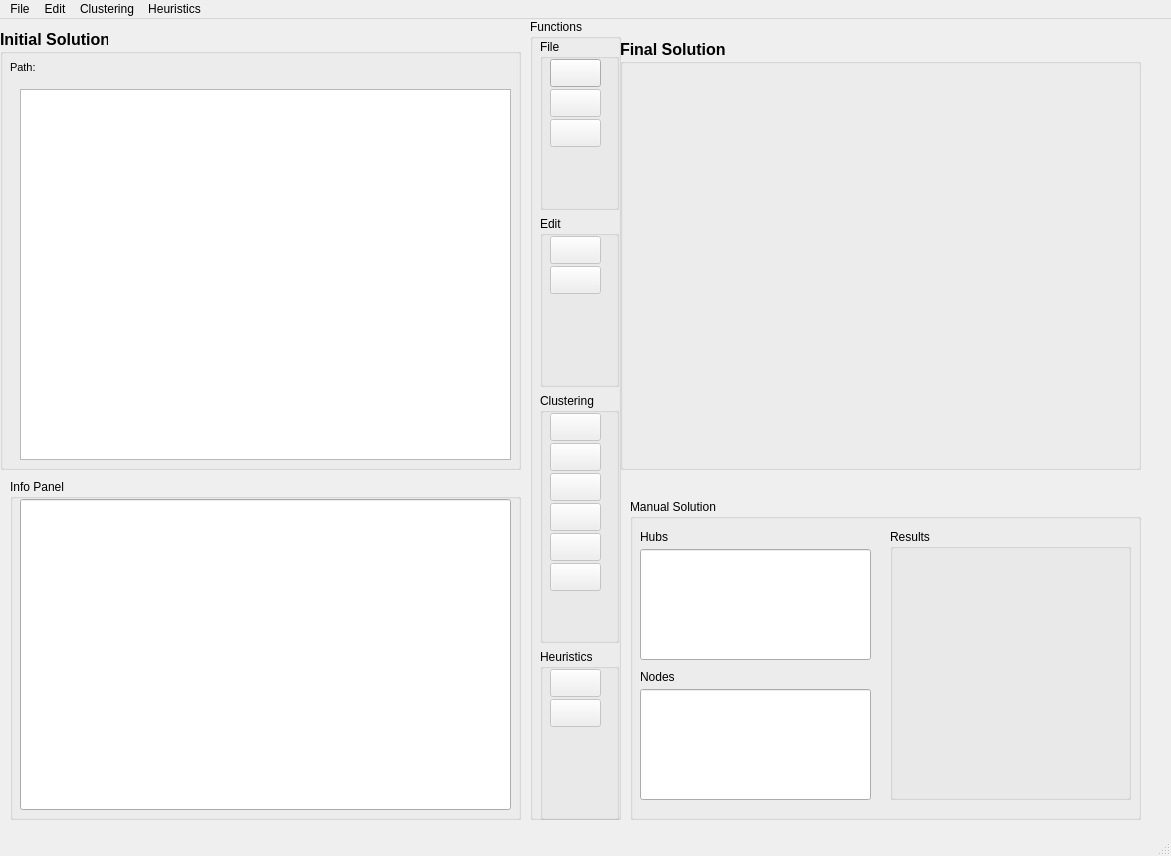
<?xml version="1.0" encoding="UTF-8"?>
<ui version="4.0">
 <class>MainWindow</class>
 <widget class="QMainWindow" name="MainWindow">
  <property name="geometry">
   <rect>
    <x>0</x>
    <y>0</y>
    <width>1171</width>
    <height>856</height>
   </rect>
  </property>
  <property name="windowTitle">
   <string>Data Clusterer</string>
  </property>
  <property name="windowIcon">
   <iconset>
    <normaloff>icons/main.png</normaloff>icons/main.png</iconset>
  </property>
  <property name="statusTip">
   <string>Cluster those data!</string>
  </property>
  <widget class="QWidget" name="centralwidget">
   <widget class="QGroupBox" name="groupBox_Functions">
    <property name="geometry">
     <rect>
      <x>530</x>
      <y>0</y>
      <width>91</width>
      <height>801</height>
     </rect>
    </property>
    <property name="title">
     <string>Functions</string>
    </property>
    <widget class="QWidget" name="verticalLayoutWidget">
     <property name="geometry">
      <rect>
       <x>10</x>
       <y>20</y>
       <width>79</width>
       <height>781</height>
      </rect>
     </property>
     <layout class="QVBoxLayout" name="verticalLayout_Functions">
      <item>
       <widget class="QGroupBox" name="groupBox_File">
        <property name="title">
         <string>File</string>
        </property>
        <widget class="QPushButton" name="pushButton_Open_Data">
         <property name="geometry">
          <rect>
           <x>10</x>
           <y>20</y>
           <width>51</width>
           <height>28</height>
          </rect>
         </property>
         <property name="statusTip">
          <string>Get some data into the program</string>
         </property>
         <property name="text">
          <string/>
         </property>
         <property name="icon">
          <iconset>
           <normaloff>icons/Open Source.jpg</normaloff>icons/Open Source.jpg</iconset>
         </property>
        </widget>
        <widget class="QPushButton" name="pushButton_Save_Initial_Solution">
         <property name="enabled">
          <bool>false</bool>
         </property>
         <property name="geometry">
          <rect>
           <x>10</x>
           <y>50</y>
           <width>51</width>
           <height>28</height>
          </rect>
         </property>
         <property name="statusTip">
          <string>Save Initial Solution</string>
         </property>
         <property name="text">
          <string/>
         </property>
         <property name="icon">
          <iconset>
           <normaloff>icons/Save Output.png</normaloff>icons/Save Output.png</iconset>
         </property>
        </widget>
        <widget class="QPushButton" name="pushButton_Save_Final_Solution">
         <property name="enabled">
          <bool>false</bool>
         </property>
         <property name="geometry">
          <rect>
           <x>10</x>
           <y>80</y>
           <width>51</width>
           <height>28</height>
          </rect>
         </property>
         <property name="statusTip">
          <string>Save Final Solution</string>
         </property>
         <property name="text">
          <string/>
         </property>
         <property name="icon">
          <iconset>
           <normaloff>icons/Save Output - Copy.png</normaloff>icons/Save Output - Copy.png</iconset>
         </property>
        </widget>
       </widget>
      </item>
      <item>
       <widget class="QGroupBox" name="groupBox_Edit">
        <property name="title">
         <string>Edit</string>
        </property>
        <widget class="QPushButton" name="pushButton_Clear_Final_Solution">
         <property name="enabled">
          <bool>false</bool>
         </property>
         <property name="geometry">
          <rect>
           <x>10</x>
           <y>50</y>
           <width>51</width>
           <height>28</height>
          </rect>
         </property>
         <property name="statusTip">
          <string>Clear Final Solution</string>
         </property>
         <property name="text">
          <string/>
         </property>
         <property name="icon">
          <iconset>
           <normaloff>icons/clear output.png</normaloff>icons/clear output.png</iconset>
         </property>
        </widget>
        <widget class="QPushButton" name="pushButton_Clear_Initial_Solution">
         <property name="enabled">
          <bool>false</bool>
         </property>
         <property name="geometry">
          <rect>
           <x>10</x>
           <y>20</y>
           <width>51</width>
           <height>28</height>
          </rect>
         </property>
         <property name="statusTip">
          <string>Clear Initial Solution</string>
         </property>
         <property name="text">
          <string/>
         </property>
         <property name="icon">
          <iconset>
           <normaloff>icons/clear source.png</normaloff>icons/clear source.png</iconset>
         </property>
        </widget>
       </widget>
      </item>
      <item>
       <widget class="QGroupBox" name="groupBox_Clustering">
        <property name="sizePolicy">
         <sizepolicy hsizetype="Preferred" vsizetype="Preferred">
          <horstretch>0</horstretch>
          <verstretch>0</verstretch>
         </sizepolicy>
        </property>
        <property name="minimumSize">
         <size>
          <width>0</width>
          <height>250</height>
         </size>
        </property>
        <property name="title">
         <string>Clustering</string>
        </property>
        <widget class="QPushButton" name="pushButton_K_Means">
         <property name="enabled">
          <bool>false</bool>
         </property>
         <property name="geometry">
          <rect>
           <x>10</x>
           <y>20</y>
           <width>51</width>
           <height>28</height>
          </rect>
         </property>
         <property name="statusTip">
          <string>Apply K-Means Clustering</string>
         </property>
         <property name="text">
          <string/>
         </property>
         <property name="icon">
          <iconset>
           <normaloff>icons/K means,.png</normaloff>icons/K means,.png</iconset>
         </property>
        </widget>
        <widget class="QPushButton" name="pushButton_Affinity_Propagation">
         <property name="enabled">
          <bool>false</bool>
         </property>
         <property name="geometry">
          <rect>
           <x>10</x>
           <y>50</y>
           <width>51</width>
           <height>28</height>
          </rect>
         </property>
         <property name="statusTip">
          <string>Apply Affinity Propagation Clustering</string>
         </property>
         <property name="text">
          <string/>
         </property>
         <property name="icon">
          <iconset>
           <normaloff>icons/Affinity.png</normaloff>icons/Affinity.png</iconset>
         </property>
        </widget>
        <widget class="QPushButton" name="pushButton_Mean_Shift">
         <property name="enabled">
          <bool>false</bool>
         </property>
         <property name="geometry">
          <rect>
           <x>10</x>
           <y>80</y>
           <width>51</width>
           <height>28</height>
          </rect>
         </property>
         <property name="statusTip">
          <string>Apply Mean-shift Clustering</string>
         </property>
         <property name="text">
          <string/>
         </property>
         <property name="icon">
          <iconset>
           <normaloff>icons/Mean shift.png</normaloff>icons/Mean shift.png</iconset>
         </property>
        </widget>
        <widget class="QPushButton" name="pushButton_Spectral_Clustering">
         <property name="enabled">
          <bool>false</bool>
         </property>
         <property name="geometry">
          <rect>
           <x>10</x>
           <y>110</y>
           <width>51</width>
           <height>28</height>
          </rect>
         </property>
         <property name="statusTip">
          <string>Apply Spectral Clustering</string>
         </property>
         <property name="text">
          <string/>
         </property>
         <property name="icon">
          <iconset>
           <normaloff>icons/Spectral.png</normaloff>icons/Spectral.png</iconset>
         </property>
        </widget>
        <widget class="QPushButton" name="pushButton_Hierarchical_Clustering">
         <property name="enabled">
          <bool>false</bool>
         </property>
         <property name="geometry">
          <rect>
           <x>10</x>
           <y>140</y>
           <width>51</width>
           <height>28</height>
          </rect>
         </property>
         <property name="statusTip">
          <string>Apply Hierarchical Clustering</string>
         </property>
         <property name="text">
          <string/>
         </property>
         <property name="icon">
          <iconset>
           <normaloff>icons/Hier.png</normaloff>icons/Hier.png</iconset>
         </property>
        </widget>
        <widget class="QPushButton" name="pushButton_DBSCAN">
         <property name="enabled">
          <bool>false</bool>
         </property>
         <property name="geometry">
          <rect>
           <x>10</x>
           <y>170</y>
           <width>51</width>
           <height>28</height>
          </rect>
         </property>
         <property name="statusTip">
          <string>Apply DBSCAN</string>
         </property>
         <property name="text">
          <string/>
         </property>
         <property name="icon">
          <iconset>
           <normaloff>icons/DBSCAN.png</normaloff>icons/DBSCAN.png</iconset>
         </property>
        </widget>
       </widget>
      </item>
      <item>
       <widget class="QGroupBox" name="groupBox_Heuristic">
        <property name="title">
         <string>Heuristics</string>
        </property>
        <widget class="QPushButton" name="pushButton_Hill_Climbing">
         <property name="enabled">
          <bool>false</bool>
         </property>
         <property name="geometry">
          <rect>
           <x>10</x>
           <y>20</y>
           <width>51</width>
           <height>28</height>
          </rect>
         </property>
         <property name="statusTip">
          <string>Apply Hill Climb Heuristics</string>
         </property>
         <property name="text">
          <string/>
         </property>
         <property name="icon">
          <iconset>
           <normaloff>icons/Hill Climb.png</normaloff>icons/Hill Climb.png</iconset>
         </property>
        </widget>
        <widget class="QPushButton" name="pushButton_Simulated_Anneling">
         <property name="enabled">
          <bool>false</bool>
         </property>
         <property name="geometry">
          <rect>
           <x>10</x>
           <y>50</y>
           <width>51</width>
           <height>28</height>
          </rect>
         </property>
         <property name="statusTip">
          <string>Apply Simulated Anneling Optimization</string>
         </property>
         <property name="text">
          <string/>
         </property>
         <property name="icon">
          <iconset>
           <normaloff>icons/Simulated Annealing.png</normaloff>icons/Simulated Annealing.png</iconset>
         </property>
        </widget>
       </widget>
      </item>
     </layout>
    </widget>
   </widget>
   <widget class="QGroupBox" name="groupBox_Initial_Solution">
    <property name="geometry">
     <rect>
      <x>0</x>
      <y>10</y>
      <width>521</width>
      <height>441</height>
     </rect>
    </property>
    <property name="font">
     <font>
      <pointsize>12</pointsize>
      <weight>75</weight>
      <bold>true</bold>
     </font>
    </property>
    <property name="title">
     <string>Initial Solution</string>
    </property>
    <widget class="QLabel" name="label_Initial_Solution">
     <property name="geometry">
      <rect>
       <x>10</x>
       <y>30</y>
       <width>501</width>
       <height>401</height>
      </rect>
     </property>
     <property name="text">
      <string/>
     </property>
    </widget>
    <widget class="QTextEdit" name="textEdit_text_Area">
     <property name="geometry">
      <rect>
       <x>20</x>
       <y>60</y>
       <width>491</width>
       <height>371</height>
      </rect>
     </property>
     <property name="font">
      <font>
       <pointsize>12</pointsize>
       <weight>75</weight>
       <bold>true</bold>
       <strikeout>false</strikeout>
      </font>
     </property>
     <property name="autoFillBackground">
      <bool>false</bool>
     </property>
     <property name="frameShadow">
      <enum>QFrame::Sunken</enum>
     </property>
    </widget>
    <widget class="QLabel" name="label_Path">
     <property name="geometry">
      <rect>
       <x>10</x>
       <y>30</y>
       <width>501</width>
       <height>16</height>
      </rect>
     </property>
     <property name="font">
      <font>
       <pointsize>8</pointsize>
       <weight>50</weight>
       <bold>false</bold>
      </font>
     </property>
     <property name="text">
      <string>Path:</string>
     </property>
    </widget>
   </widget>
   <widget class="QGroupBox" name="groupBox_Final_Solution">
    <property name="geometry">
     <rect>
      <x>620</x>
      <y>20</y>
      <width>521</width>
      <height>431</height>
     </rect>
    </property>
    <property name="font">
     <font>
      <pointsize>12</pointsize>
      <weight>75</weight>
      <bold>true</bold>
     </font>
    </property>
    <property name="title">
     <string>Final Solution</string>
    </property>
   </widget>
   <widget class="QGroupBox" name="groupBox_Info_Panel">
    <property name="geometry">
     <rect>
      <x>10</x>
      <y>460</y>
      <width>511</width>
      <height>341</height>
     </rect>
    </property>
    <property name="title">
     <string>Info Panel</string>
    </property>
    <widget class="QLineEdit" name="lineEdit_Info_Panel">
     <property name="geometry">
      <rect>
       <x>10</x>
       <y>20</y>
       <width>491</width>
       <height>311</height>
      </rect>
     </property>
     <property name="text">
      <string/>
     </property>
    </widget>
   </widget>
   <widget class="QGroupBox" name="groupBox_Manual_Solution">
    <property name="geometry">
     <rect>
      <x>630</x>
      <y>480</y>
      <width>511</width>
      <height>321</height>
     </rect>
    </property>
    <property name="title">
     <string>Manual Solution</string>
    </property>
    <widget class="QLineEdit" name="lineEdit_Hubs">
     <property name="geometry">
      <rect>
       <x>10</x>
       <y>50</y>
       <width>231</width>
       <height>111</height>
      </rect>
     </property>
    </widget>
    <widget class="QLabel" name="label_Hubs">
     <property name="geometry">
      <rect>
       <x>10</x>
       <y>30</y>
       <width>55</width>
       <height>16</height>
      </rect>
     </property>
     <property name="text">
      <string>Hubs</string>
     </property>
    </widget>
    <widget class="QLabel" name="label_Nodes">
     <property name="geometry">
      <rect>
       <x>10</x>
       <y>170</y>
       <width>55</width>
       <height>16</height>
      </rect>
     </property>
     <property name="text">
      <string>Nodes</string>
     </property>
    </widget>
    <widget class="QLineEdit" name="lineEdit_Nodes">
     <property name="geometry">
      <rect>
       <x>10</x>
       <y>190</y>
       <width>231</width>
       <height>111</height>
      </rect>
     </property>
     <property name="text">
      <string/>
     </property>
    </widget>
    <widget class="QGroupBox" name="groupBox_Results">
     <property name="geometry">
      <rect>
       <x>260</x>
       <y>30</y>
       <width>241</width>
       <height>271</height>
      </rect>
     </property>
     <property name="title">
      <string>Results</string>
     </property>
    </widget>
   </widget>
  </widget>
  <widget class="QMenuBar" name="menubar">
   <property name="geometry">
    <rect>
     <x>0</x>
     <y>0</y>
     <width>1171</width>
     <height>26</height>
    </rect>
   </property>
   <widget class="QMenu" name="menuFile">
    <property name="title">
     <string>File</string>
    </property>
    <widget class="QMenu" name="menuExport_As">
     <property name="enabled">
      <bool>false</bool>
     </property>
     <property name="title">
      <string>Export As</string>
     </property>
     <addaction name="actionInitial_Solution"/>
     <addaction name="actionFinal_Solution"/>
    </widget>
    <addaction name="actionOpen_Data"/>
    <addaction name="separator"/>
    <addaction name="actionSave_Initial_Solution"/>
    <addaction name="actionSave_Final_Solution"/>
    <addaction name="separator"/>
    <addaction name="menuExport_As"/>
    <addaction name="separator"/>
    <addaction name="actionExit"/>
   </widget>
   <widget class="QMenu" name="menuEdit">
    <property name="title">
     <string>Edit</string>
    </property>
    <widget class="QMenu" name="menuClear">
     <property name="enabled">
      <bool>false</bool>
     </property>
     <property name="title">
      <string>Clear</string>
     </property>
     <addaction name="actionInitial_Clear_Initial_Solution"/>
     <addaction name="actionInitial_Clear_Final_Solution"/>
    </widget>
    <widget class="QMenu" name="menuUndo">
     <property name="enabled">
      <bool>false</bool>
     </property>
     <property name="title">
      <string>Undo</string>
     </property>
     <addaction name="actionUndo_Initial_Solution"/>
     <addaction name="actionUndo_Final_Solution"/>
    </widget>
    <widget class="QMenu" name="menuRedo">
     <property name="enabled">
      <bool>false</bool>
     </property>
     <property name="title">
      <string>Redo</string>
     </property>
     <addaction name="actionRedo_Initial_Solution"/>
     <addaction name="actionRedo_Final_Solution"/>
    </widget>
    <addaction name="menuClear"/>
    <addaction name="separator"/>
    <addaction name="menuUndo"/>
    <addaction name="menuRedo"/>
   </widget>
   <widget class="QMenu" name="menuClustering">
    <property name="title">
     <string>Clustering</string>
    </property>
    <addaction name="action_K_Means"/>
    <addaction name="action_Affinity_Propagation"/>
    <addaction name="action_Mean_shift"/>
    <addaction name="action_Spectral_Clustering"/>
    <addaction name="action_Hierarchical_Clustering"/>
    <addaction name="action_DBSCAN"/>
   </widget>
   <widget class="QMenu" name="menuHeuristics">
    <property name="title">
     <string>Heuristics</string>
    </property>
    <addaction name="actionHill_Climbing"/>
    <addaction name="actionSimulated_Anneling"/>
   </widget>
   <addaction name="menuFile"/>
   <addaction name="menuEdit"/>
   <addaction name="menuClustering"/>
   <addaction name="menuHeuristics"/>
  </widget>
  <widget class="QStatusBar" name="statusbar"/>
  <action name="actionOpen_Data">
   <property name="icon">
    <iconset>
     <normaloff>icons/Open Source.jpg</normaloff>icons/Open Source.jpg</iconset>
   </property>
   <property name="text">
    <string>Open Data</string>
   </property>
   <property name="statusTip">
    <string notr="true">Get some data into the program</string>
   </property>
   <property name="shortcut">
    <string>Ctrl+O</string>
   </property>
  </action>
  <action name="actionSave_Initial_Solution">
   <property name="enabled">
    <bool>false</bool>
   </property>
   <property name="icon">
    <iconset>
     <normaloff>icons/Save Output.png</normaloff>icons/Save Output.png</iconset>
   </property>
   <property name="text">
    <string>Save Initial Solution</string>
   </property>
   <property name="statusTip">
    <string>Save Initial Solution</string>
   </property>
   <property name="shortcut">
    <string>Ctrl+S</string>
   </property>
  </action>
  <action name="actionSave_Final_Solution">
   <property name="enabled">
    <bool>false</bool>
   </property>
   <property name="icon">
    <iconset>
     <normaloff>icons/Save Output - Copy.png</normaloff>icons/Save Output - Copy.png</iconset>
   </property>
   <property name="text">
    <string>Save Final Solution</string>
   </property>
   <property name="statusTip">
    <string>Save Final Solution</string>
   </property>
   <property name="shortcut">
    <string>Ctrl+Shift+S</string>
   </property>
  </action>
  <action name="actionInitial_Solution">
   <property name="icon">
    <iconset>
     <normaloff>icons/Export As_ Output.png</normaloff>icons/Export As_ Output.png</iconset>
   </property>
   <property name="text">
    <string>Initial Solution</string>
   </property>
   <property name="statusTip">
    <string>Export as Initial Solution</string>
   </property>
   <property name="shortcut">
    <string>Alt+S</string>
   </property>
  </action>
  <action name="actionFinal_Solution">
   <property name="icon">
    <iconset>
     <normaloff>icons/Export As_ Output - Copy.png</normaloff>icons/Export As_ Output - Copy.png</iconset>
   </property>
   <property name="text">
    <string>Final Solution</string>
   </property>
   <property name="statusTip">
    <string>Export as Final Solution</string>
   </property>
   <property name="shortcut">
    <string>Alt+O</string>
   </property>
  </action>
  <action name="actionExit">
   <property name="icon">
    <iconset>
     <normaloff>icons/exit.jpg</normaloff>icons/exit.jpg</iconset>
   </property>
   <property name="text">
    <string>Exit</string>
   </property>
   <property name="statusTip">
    <string>Shut down the program</string>
   </property>
  </action>
  <action name="actionInitial_Clear_Initial_Solution">
   <property name="icon">
    <iconset>
     <normaloff>icons/clear source.png</normaloff>icons/clear source.png</iconset>
   </property>
   <property name="text">
    <string>Initial Solution</string>
   </property>
   <property name="statusTip">
    <string>Clear Initial Solution</string>
   </property>
   <property name="shortcut">
    <string>Ctrl+Shift+S</string>
   </property>
  </action>
  <action name="actionInitial_Clear_Final_Solution">
   <property name="icon">
    <iconset>
     <normaloff>icons/clear output.png</normaloff>icons/clear output.png</iconset>
   </property>
   <property name="text">
    <string>Final Solution</string>
   </property>
   <property name="statusTip">
    <string>Clear Final Solution</string>
   </property>
   <property name="shortcut">
    <string>Ctrl+Shift+O</string>
   </property>
  </action>
  <action name="actionUndo_Initial_Solution">
   <property name="icon">
    <iconset>
     <normaloff>icons/undo output.png</normaloff>icons/undo output.png</iconset>
   </property>
   <property name="text">
    <string>Undo Initial Solution</string>
   </property>
   <property name="statusTip">
    <string>Undo Initial Solution</string>
   </property>
   <property name="shortcut">
    <string>Ctrl+Z</string>
   </property>
  </action>
  <action name="actionUndo_Final_Solution">
   <property name="icon">
    <iconset>
     <normaloff>icons/undo output - Copy.png</normaloff>icons/undo output - Copy.png</iconset>
   </property>
   <property name="text">
    <string>Undo Final Solution</string>
   </property>
   <property name="statusTip">
    <string>Undo Final Solution</string>
   </property>
   <property name="shortcut">
    <string>Ctrl+Shift+Z</string>
   </property>
  </action>
  <action name="actionRedo_Initial_Solution">
   <property name="icon">
    <iconset>
     <normaloff>icons/redo output.png</normaloff>icons/redo output.png</iconset>
   </property>
   <property name="text">
    <string>Redo Initial Solution</string>
   </property>
   <property name="statusTip">
    <string>Redo Initial Solution</string>
   </property>
   <property name="shortcut">
    <string>Ctrl+Y</string>
   </property>
  </action>
  <action name="actionRedo_Final_Solution">
   <property name="icon">
    <iconset>
     <normaloff>icons/redo output - Copy.png</normaloff>icons/redo output - Copy.png</iconset>
   </property>
   <property name="text">
    <string>Redo Final Solution</string>
   </property>
   <property name="statusTip">
    <string>Redo Final Solution</string>
   </property>
   <property name="shortcut">
    <string>Ctrl+Shift+Y</string>
   </property>
  </action>
  <action name="action_K_Means">
   <property name="enabled">
    <bool>false</bool>
   </property>
   <property name="icon">
    <iconset>
     <normaloff>icons/K means,.png</normaloff>icons/K means,.png</iconset>
   </property>
   <property name="text">
    <string>K-Means</string>
   </property>
   <property name="statusTip">
    <string>Apply K-Means Clustering</string>
   </property>
   <property name="shortcut">
    <string>Ctrl+1</string>
   </property>
  </action>
  <action name="action_Affinity_Propagation">
   <property name="enabled">
    <bool>false</bool>
   </property>
   <property name="icon">
    <iconset>
     <normaloff>icons/Affinity.png</normaloff>icons/Affinity.png</iconset>
   </property>
   <property name="text">
    <string>Affinity Propagation</string>
   </property>
   <property name="statusTip">
    <string>Apply Affinity Propagation Clustering</string>
   </property>
   <property name="shortcut">
    <string>Ctrl+2</string>
   </property>
  </action>
  <action name="action_Mean_shift">
   <property name="enabled">
    <bool>false</bool>
   </property>
   <property name="icon">
    <iconset>
     <normaloff>icons/Mean shift.png</normaloff>icons/Mean shift.png</iconset>
   </property>
   <property name="text">
    <string>Mean-shift</string>
   </property>
   <property name="toolTip">
    <string>Mean-shift</string>
   </property>
   <property name="statusTip">
    <string>Apply Mean-shift Clustering</string>
   </property>
   <property name="shortcut">
    <string>Ctrl+3</string>
   </property>
  </action>
  <action name="action_Spectral_Clustering">
   <property name="enabled">
    <bool>false</bool>
   </property>
   <property name="icon">
    <iconset>
     <normaloff>icons/Spectral.png</normaloff>icons/Spectral.png</iconset>
   </property>
   <property name="text">
    <string>Spectral Clustering</string>
   </property>
   <property name="statusTip">
    <string>Apply Spectral Clustering</string>
   </property>
   <property name="shortcut">
    <string>Ctrl+4</string>
   </property>
  </action>
  <action name="action_Hierarchical_Clustering">
   <property name="enabled">
    <bool>false</bool>
   </property>
   <property name="icon">
    <iconset>
     <normaloff>icons/Hier.png</normaloff>icons/Hier.png</iconset>
   </property>
   <property name="text">
    <string>Hierarchical Clustering</string>
   </property>
   <property name="statusTip">
    <string>Apply Hierarchical Clustering</string>
   </property>
   <property name="shortcut">
    <string>Ctrl+5</string>
   </property>
  </action>
  <action name="action_DBSCAN">
   <property name="enabled">
    <bool>false</bool>
   </property>
   <property name="icon">
    <iconset>
     <normaloff>icons/DBSCAN.png</normaloff>icons/DBSCAN.png</iconset>
   </property>
   <property name="text">
    <string>DBSCAN</string>
   </property>
   <property name="statusTip">
    <string>Apply DBSCAN</string>
   </property>
   <property name="shortcut">
    <string>Ctrl+6</string>
   </property>
  </action>
  <action name="actionHill_Climbing">
   <property name="enabled">
    <bool>false</bool>
   </property>
   <property name="icon">
    <iconset>
     <normaloff>icons/Hill Climb.png</normaloff>icons/Hill Climb.png</iconset>
   </property>
   <property name="text">
    <string>Hill Climbing</string>
   </property>
   <property name="statusTip">
    <string>Apply Hill Climb Heuristics</string>
   </property>
   <property name="shortcut">
    <string>Ctrl+H</string>
   </property>
  </action>
  <action name="actionSimulated_Anneling">
   <property name="enabled">
    <bool>false</bool>
   </property>
   <property name="icon">
    <iconset>
     <normaloff>icons/Simulated Annealing.png</normaloff>icons/Simulated Annealing.png</iconset>
   </property>
   <property name="text">
    <string>Simulated Anneling</string>
   </property>
   <property name="statusTip">
    <string>Apply Simulated Anneling Optimization</string>
   </property>
   <property name="shortcut">
    <string>Ctrl+J</string>
   </property>
  </action>
 </widget>
 <resources/>
 <connections/>
</ui>
